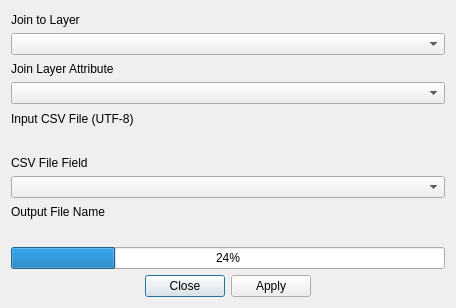
<?xml version="1.0" encoding="UTF-8"?>
<ui version="4.0">
 <class>mmqgis_attribute_join_form</class>
 <widget class="QDialog" name="mmqgis_attribute_join_form">
  <property name="windowModality">
   <enum>Qt::ApplicationModal</enum>
  </property>
  <property name="enabled">
   <bool>true</bool>
  </property>
  <property name="geometry">
   <rect>
    <x>0</x>
    <y>0</y>
    <width>456</width>
    <height>308</height>
   </rect>
  </property>
  <property name="mouseTracking">
   <bool>false</bool>
  </property>
  <property name="windowTitle">
   <string>Join by Attribute</string>
  </property>
  <layout class="QVBoxLayout" name="verticalLayout">
   <item>
    <widget class="QLabel" name="label_4">
     <property name="text">
      <string>Join to Layer</string>
     </property>
     <property name="alignment">
      <set>Qt::AlignBottom|Qt::AlignLeading|Qt::AlignLeft</set>
     </property>
    </widget>
   </item>
   <item>
    <widget class="QComboBox" name="input_layer_name"/>
   </item>
   <item>
    <widget class="QLabel" name="label_3">
     <property name="text">
      <string>Join Layer Attribute</string>
     </property>
     <property name="alignment">
      <set>Qt::AlignBottom|Qt::AlignLeading|Qt::AlignLeft</set>
     </property>
    </widget>
   </item>
   <item>
    <widget class="QComboBox" name="input_layer_attribute"/>
   </item>
   <item>
    <widget class="QLabel" name="label_2">
     <property name="text">
      <string>Input CSV File (UTF-8)</string>
     </property>
     <property name="alignment">
      <set>Qt::AlignBottom|Qt::AlignLeading|Qt::AlignLeft</set>
     </property>
    </widget>
   </item>
   <item>
    <widget class="QgsFileWidget" name="input_csv_name">
     <property name="filter">
      <string>CSV File (*.csv *.txt)</string>
     </property>
    </widget>
   </item>
   <item>
    <widget class="QLabel" name="label_6">
     <property name="text">
      <string>CSV File Field</string>
     </property>
     <property name="alignment">
      <set>Qt::AlignBottom|Qt::AlignLeading|Qt::AlignLeft</set>
     </property>
    </widget>
   </item>
   <item>
    <widget class="QComboBox" name="input_csv_attribute"/>
   </item>
   <item>
    <widget class="QLabel" name="label">
     <property name="text">
      <string>Output File Name</string>
     </property>
     <property name="alignment">
      <set>Qt::AlignBottom|Qt::AlignLeading|Qt::AlignLeft</set>
     </property>
    </widget>
   </item>
   <item>
    <widget class="QgsFileWidget" name="output_file_name">
     <property name="filter">
      <string>Shapefile (*.shp)</string>
     </property>
    </widget>
   </item>
   <item>
    <widget class="QProgressBar" name="status">
     <property name="value">
      <number>24</number>
     </property>
    </widget>
   </item>
   <item>
    <widget class="QDialogButtonBox" name="buttonBox">
     <property name="orientation">
      <enum>Qt::Horizontal</enum>
     </property>
     <property name="standardButtons">
      <set>QDialogButtonBox::Apply|QDialogButtonBox::Close</set>
     </property>
     <property name="centerButtons">
      <bool>true</bool>
     </property>
    </widget>
   </item>
  </layout>
 </widget>
 <customwidgets>
  <customwidget>
   <class>QgsFileWidget</class>
   <extends>QWidget</extends>
   <header>qgsfilewidget.h</header>
  </customwidget>
 </customwidgets>
 <tabstops>
  <tabstop>input_csv_attribute</tabstop>
  <tabstop>buttonBox</tabstop>
 </tabstops>
 <resources/>
 <connections>
  <connection>
   <sender>buttonBox</sender>
   <signal>accepted()</signal>
   <receiver>mmqgis_attribute_join_form</receiver>
   <slot>accept()</slot>
   <hints>
    <hint type="sourcelabel">
     <x>248</x>
     <y>254</y>
    </hint>
    <hint type="destinationlabel">
     <x>157</x>
     <y>274</y>
    </hint>
   </hints>
  </connection>
  <connection>
   <sender>buttonBox</sender>
   <signal>rejected()</signal>
   <receiver>mmqgis_attribute_join_form</receiver>
   <slot>reject()</slot>
   <hints>
    <hint type="sourcelabel">
     <x>316</x>
     <y>260</y>
    </hint>
    <hint type="destinationlabel">
     <x>286</x>
     <y>274</y>
    </hint>
   </hints>
  </connection>
 </connections>
</ui>
